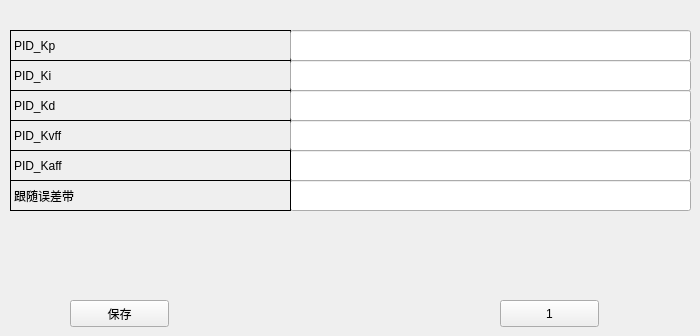
      <widget class="QWidget" name="page_29">
       <widget class="QLabel" name="label_240">
        <property name="geometry">
         <rect>
          <x>10</x>
          <y>30</y>
          <width>281</width>
          <height>31</height>
         </rect>
        </property>
        <property name="frameShape">
         <enum>QFrame::Panel</enum>
        </property>
        <property name="text">
         <string>PID_Kp</string>
        </property>
       </widget>
       <widget class="QLabel" name="label_241">
        <property name="geometry">
         <rect>
          <x>10</x>
          <y>60</y>
          <width>281</width>
          <height>31</height>
         </rect>
        </property>
        <property name="frameShape">
         <enum>QFrame::Panel</enum>
        </property>
        <property name="text">
         <string>PID_Ki</string>
        </property>
       </widget>
       <widget class="QLabel" name="label_242">
        <property name="geometry">
         <rect>
          <x>10</x>
          <y>90</y>
          <width>281</width>
          <height>31</height>
         </rect>
        </property>
        <property name="frameShape">
         <enum>QFrame::Panel</enum>
        </property>
        <property name="text">
         <string>PID_Kd</string>
        </property>
       </widget>
       <widget class="QLabel" name="label_243">
        <property name="geometry">
         <rect>
          <x>10</x>
          <y>120</y>
          <width>281</width>
          <height>31</height>
         </rect>
        </property>
        <property name="frameShape">
         <enum>QFrame::Panel</enum>
        </property>
        <property name="text">
         <string>PID_Kvff</string>
        </property>
       </widget>
       <widget class="QLineEdit" name="lineEdit_185">
        <property name="geometry">
         <rect>
          <x>290</x>
          <y>30</y>
          <width>401</width>
          <height>31</height>
         </rect>
        </property>
       </widget>
       <widget class="QLineEdit" name="lineEdit_186">
        <property name="geometry">
         <rect>
          <x>290</x>
          <y>60</y>
          <width>401</width>
          <height>31</height>
         </rect>
        </property>
       </widget>
       <widget class="QLineEdit" name="lineEdit_187">
        <property name="geometry">
         <rect>
          <x>290</x>
          <y>120</y>
          <width>401</width>
          <height>31</height>
         </rect>
        </property>
       </widget>
       <widget class="QLineEdit" name="lineEdit_188">
        <property name="geometry">
         <rect>
          <x>290</x>
          <y>90</y>
          <width>401</width>
          <height>31</height>
         </rect>
        </property>
       </widget>
       <widget class="QLineEdit" name="lineEdit_190">
        <property name="geometry">
         <rect>
          <x>290</x>
          <y>180</y>
          <width>401</width>
          <height>31</height>
         </rect>
        </property>
       </widget>
       <widget class="QLineEdit" name="lineEdit_191">
        <property name="geometry">
         <rect>
          <x>290</x>
          <y>150</y>
          <width>401</width>
          <height>31</height>
         </rect>
        </property>
       </widget>
       <widget class="QLabel" name="label_245">
        <property name="geometry">
         <rect>
          <x>10</x>
          <y>180</y>
          <width>281</width>
          <height>31</height>
         </rect>
        </property>
        <property name="frameShape">
         <enum>QFrame::Panel</enum>
        </property>
        <property name="text">
         <string>跟随误差带</string>
        </property>
       </widget>
       <widget class="QLabel" name="label_246">
        <property name="geometry">
         <rect>
          <x>10</x>
          <y>150</y>
          <width>281</width>
          <height>31</height>
         </rect>
        </property>
        <property name="frameShape">
         <enum>QFrame::Panel</enum>
        </property>
        <property name="text">
         <string>PID_Kaff</string>
        </property>
       </widget>
       <widget class="QPushButton" name="pushButton_72">
        <property name="geometry">
         <rect>
          <x>500</x>
          <y>300</y>
          <width>99</width>
          <height>27</height>
         </rect>
        </property>
        <property name="text">
         <string>1</string>
        </property>
       </widget>
       <widget class="QPushButton" name="pushButton_73">
        <property name="geometry">
         <rect>
          <x>70</x>
          <y>300</y>
          <width>99</width>
          <height>27</height>
         </rect>
        </property>
        <property name="text">
         <string>保存</string>
        </property>
       </widget>
      </widget>
